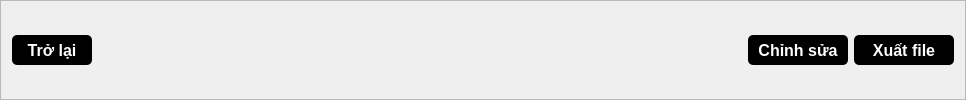
       <widget class="QFrame" name="frame_12">
        <property name="minimumSize">
         <size>
          <width>0</width>
          <height>43</height>
         </size>
        </property>
        <property name="frameShape">
         <enum>QFrame::StyledPanel</enum>
        </property>
        <property name="frameShadow">
         <enum>QFrame::Raised</enum>
        </property>
        <layout class="QHBoxLayout" name="horizontalLayout_7">
         <item>
          <widget class="QPushButton" name="btnBack">
           <property name="minimumSize">
            <size>
             <width>80</width>
             <height>30</height>
            </size>
           </property>
           <property name="font">
            <font>
             <pointsize>12</pointsize>
             <weight>62</weight>
             <bold>true</bold>
            </font>
           </property>
           <property name="cursor">
            <cursorShape>PointingHandCursor</cursorShape>
           </property>
           <property name="styleSheet">
            <string notr="true">background-color:#000;
color:#fff;
font-weight:500;
border-radius: 5px;</string>
           </property>
           <property name="text">
            <string>Trở lại</string>
           </property>
           <property name="icon">
            <iconset resource="../../resources.qrc">
             <normaloff>:/images/res/drawable/icons/back_icon.svg</normaloff>:/images/res/drawable/icons/back_icon.svg</iconset>
           </property>
          </widget>
         </item>
         <item>
          <spacer name="horizontalSpacer">
           <property name="orientation">
            <enum>Qt::Horizontal</enum>
           </property>
           <property name="sizeHint" stdset="0">
            <size>
             <width>650</width>
             <height>20</height>
            </size>
           </property>
          </spacer>
         </item>
         <item>
          <widget class="QPushButton" name="btnEdit">
           <property name="minimumSize">
            <size>
             <width>100</width>
             <height>30</height>
            </size>
           </property>
           <property name="font">
            <font>
             <pointsize>12</pointsize>
             <weight>62</weight>
             <bold>true</bold>
            </font>
           </property>
           <property name="cursor">
            <cursorShape>PointingHandCursor</cursorShape>
           </property>
           <property name="styleSheet">
            <string notr="true">background-color:#000;
color:#fff;
font-weight:500;
border-radius: 5px;</string>
           </property>
           <property name="text">
            <string>Chỉnh sửa</string>
           </property>
           <property name="icon">
            <iconset resource="../../resources.qrc">
             <normaloff>:/images/res/drawable/icons/edit_icon.svg</normaloff>:/images/res/drawable/icons/edit_icon.svg</iconset>
           </property>
          </widget>
         </item>
         <item>
          <widget class="QPushButton" name="btnExport">
           <property name="minimumSize">
            <size>
             <width>100</width>
             <height>30</height>
            </size>
           </property>
           <property name="font">
            <font>
             <pointsize>12</pointsize>
             <weight>62</weight>
             <bold>true</bold>
            </font>
           </property>
           <property name="cursor">
            <cursorShape>PointingHandCursor</cursorShape>
           </property>
           <property name="styleSheet">
            <string notr="true">background-color:#000;
color:#fff;
font-weight:500;
border-radius: 5px;</string>
           </property>
           <property name="text">
            <string>Xuất file</string>
           </property>
           <property name="icon">
            <iconset resource="../../resources.qrc">
             <normaloff>:/images/res/drawable/icons/export_icon.svg</normaloff>:/images/res/drawable/icons/export_icon.svg</iconset>
           </property>
          </widget>
         </item>
        </layout>
       </widget>
